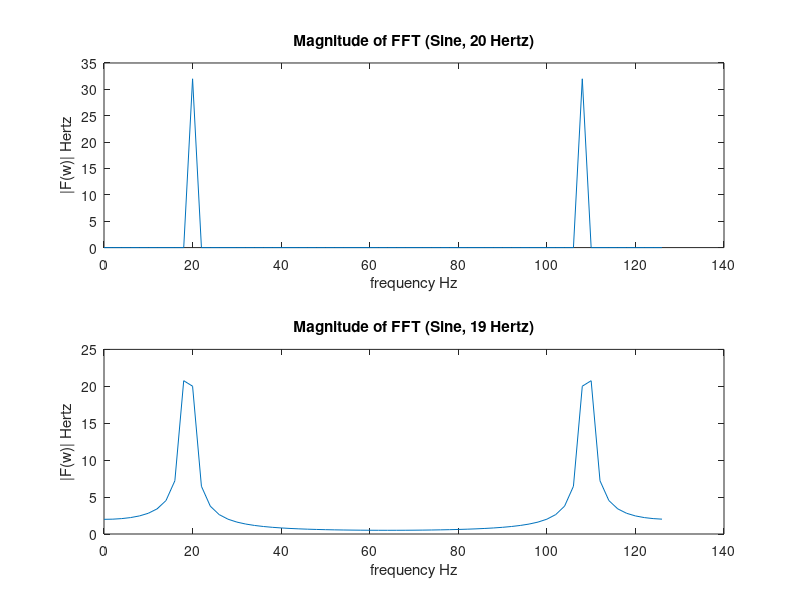

This chart was generated by the following MATLAB code:
% P9_9.M Compare the magnitude of FFT of two sine waves ( 20 Hertz vs. 19 Hertz)
% N  number of samples
%   If N samples of the |FFT| are plotted, there will be a symmetry
%        about the frequency point  (1/(NT))/2
% T  sampling interval in seconds
% k  index
% hertz index in Hertz
%
% Result has Resolution= 1/NT= 2Hz; Valid Range is to 64Hz, plotted to 128Hz
%   (There will be symmetry about 64Hz ie at 64+(64-20)=108Hz)
N=64;
T=1/128;
k=0:N-1;
% f is a two column array comparing 20Hz and 19Hz sine wave
f=[sin(2*pi*20*k*T); sin(2*pi*19*k*T)]';
magfft=abs(fft(f));
hertz=k*(1/(N*T));
% Plot and compare.
clf    % Clear any figure
subplot(211), plot(hertz,magfft(:,1))
title('Magnitude of FFT (Sine, 20 Hertz)')
xlabel('frequency Hz'), ylabel('|F(w)| Hertz')
subplot(212), plot(hertz,magfft(:,2))
title('Magnitude of FFT (Sine, 19 Hertz)')
xlabel('frequency Hz'), ylabel('|F(w)| Hertz')
%
% Version 5  use clf (not clg)
